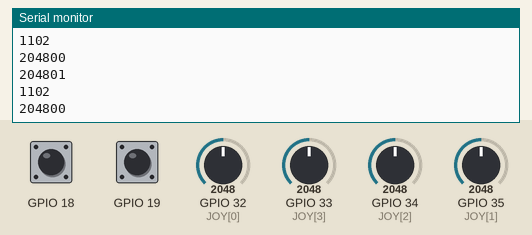
A sketch run on a simulated ESP32. On the bench: the last lines printed to the serial monitor. The test bench sets the inputs (shaded band); at power-on: GPIO 32 (JOY[0]) = 2048, GPIO 34 (JOY[2]) = 2048, GPIO 18 HIGH, GPIO 19 HIGH, GPIO 33 (JOY[3]) = 2048, GPIO 35 (JOY[1]) = 2048.

Above: at 1.2 s.
1.3 s: GPIO 32 (JOY[0]) set to 2866
At 1.8 s:
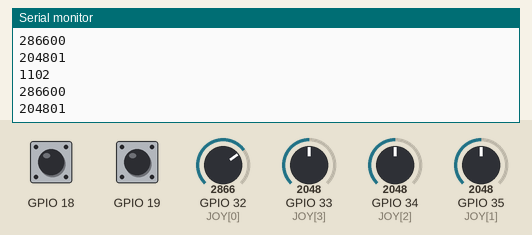
2.8 s: GPIO 34 (JOY[2]) set to 2866
At 3.4 s:
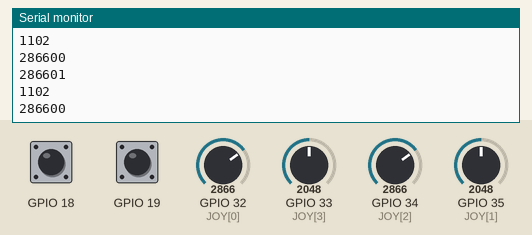
4.3 s: GPIO 18 pulled LOW for 0.15 s
5.9 s: GPIO 19 pulled LOW for 0.15 s
7.5 s: GPIO 32 (JOY[0]) set to 3972
At 8.6 s:
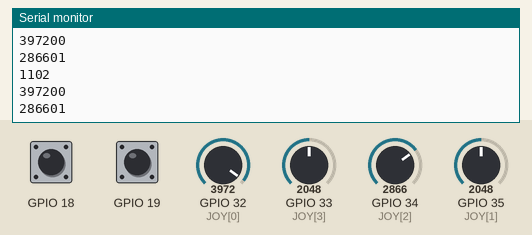
9.0 s: GPIO 34 (JOY[2]) set to 3972
At 9.9 s:
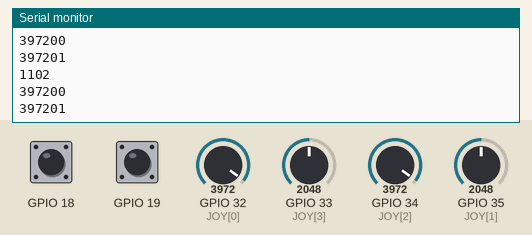
Timing chart, 0 to 11.5 s (numbered marks = the images above; inputs shaded):
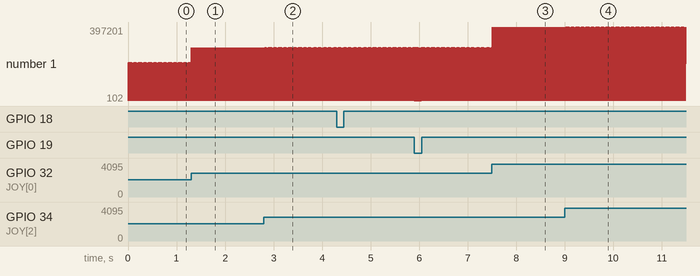

Measured:
- after the input at 1.3 s, the serial monitor: prints a new line at once (image 1)
- after the input at 2.8 s, the serial monitor: prints a new line at once (image 2)
- after the input at 7.5 s, the serial monitor: prints a new line at once (image 3)
- after the input at 9.0 s, the serial monitor: prints a new line at once (image 4)
- plotted number 1: 204801 → 286600 after the input at 1.3 s, 286600 → 286601 after the input at 2.8 s, 286601 → 397200 after the input at 7.5 s

The sketch:

UTRAKTOR_PULT.ino
```cpp
const int JOY [4] = {32,35,34,33};
int JOYdata [4] = {0,0,0,0};
int jcout = 0;
int granica = 0;
int motormode [2] = {0,0};
int gas [2] = {0,0};
int LIGHT = 0;
int ARM = 0;
void setup() {
  // put your setup code here, to run once:
Serial.begin(9600);
pinMode(19,INPUT_PULLUP);
pinMode(18,INPUT_PULLUP);
}

void loop() {
  // put your main code here, to run repeatedly:
while(jcout<4){
  JOYdata[jcout] = analogRead(JOY[jcout]);

  jcout++;
}
  Serial.println(JOYdata[0]*100+0);
  Serial.println(JOYdata[2]*100+1);
  Serial.println((digitalRead(19)*10+ digitalRead(18))*100+2);

jcout=0;
}
```
